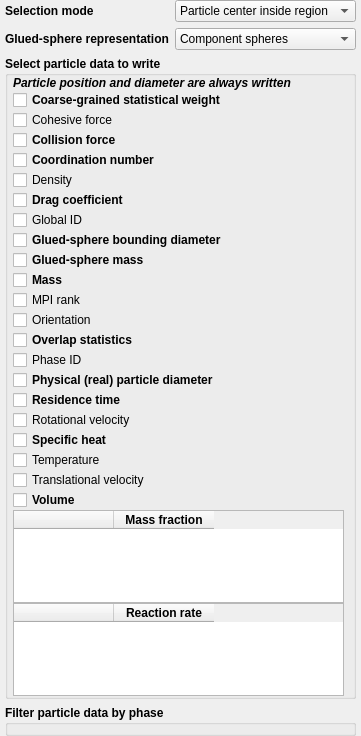
                 <widget class="QWidget" name="scrollarea_particle_contents">
                  <property name="geometry">
                   <rect>
                    <x>0</x>
                    <y>0</y>
                    <width>347</width>
                    <height>736</height>
                   </rect>
                  </property>
                  <layout class="QGridLayout" name="gridLayout_13" columnstretch="0,0">
                   <property name="leftMargin">
                    <number>5</number>
                   </property>
                   <property name="topMargin">
                    <number>0</number>
                   </property>
                   <property name="rightMargin">
                    <number>5</number>
                   </property>
                   <property name="bottomMargin">
                    <number>0</number>
                   </property>
                   <item row="0" column="0">
                    <widget class="QLabel" name="label_vtk_select_mode">
                     <property name="font">
                      <font>
                       <weight>75</weight>
                       <bold>true</bold>
                      </font>
                     </property>
                     <property name="text">
                      <string>Selection mode</string>
                     </property>
                    </widget>
                   </item>
                   <item row="0" column="1">
                    <widget class="ComboBox" name="combobox_vtk_select_mode">
                     <item>
                      <property name="text">
                       <string>Particle center inside region</string>
                      </property>
                     </item>
                     <item>
                      <property name="text">
                       <string>Entire particle inside region</string>
                      </property>
                     </item>
                     <item>
                      <property name="text">
                       <string>Particle intersects region</string>
                      </property>
                     </item>
                    </widget>
                   </item>
                   <item row="2" column="0" colspan="2" alignment="Qt::AlignTop">
                    <widget class="QGroupBox" name="groupbox_particle_data">
                     <property name="font">
                      <font>
                       <weight>75</weight>
                       <bold>true</bold>
                      </font>
                     </property>
                     <property name="title">
                      <string>Select particle data to write</string>
                     </property>
                     <property name="flat">
                      <bool>true</bool>
                     </property>
                     <layout class="QGridLayout" name="gridLayout_10" rowstretch="0,0,0,0,0,0,0,0,0,0,0,0,0,0,0,0,0,0,0,0,0,0,0,0,0,0,0,0,0,0,0,0,0,0,0,0,1,1,0,0">
                      <property name="leftMargin">
                       <number>5</number>
                      </property>
                      <property name="topMargin">
                       <number>0</number>
                      </property>
                      <property name="bottomMargin">
                       <number>0</number>
                      </property>
                      <property name="spacing">
                       <number>0</number>
                      </property>
                      <item row="12" column="0">
                       <widget class="CheckBox" name="checkbox_keyword_vtk_part_orientation_args_VTK">
                        <property name="font">
                         <font>
                          <weight>50</weight>
                          <bold>false</bold>
                         </font>
                        </property>
                        <property name="text">
                         <string>Orientation</string>
                        </property>
                       </widget>
                      </item>
                      <item row="21" column="0">
                       <widget class="CheckBox" name="checkbox_keyword_vtk_part_vel_args_VTK">
                        <property name="font">
                         <font>
                          <weight>50</weight>
                          <bold>false</bold>
                         </font>
                        </property>
                        <property name="text">
                         <string>Translational velocity</string>
                        </property>
                       </widget>
                      </item>
                      <item row="10" column="0">
                       <widget class="CheckBox" name="checkbox_keyword_vtk_part_mass_args_VTK">
                        <property name="text">
                         <string>Mass</string>
                        </property>
                       </widget>
                      </item>
                      <item row="3" column="0">
                       <widget class="CheckBox" name="checkbox_keyword_vtk_part_col_force_args_VTK">
                        <property name="text">
                         <string>Collision force</string>
                        </property>
                       </widget>
                      </item>
                      <item row="15" column="0">
                       <widget class="CheckBox" name="checkbox_keyword_vtk_part_phase_id_args_VTK">
                        <property name="font">
                         <font>
                          <weight>50</weight>
                          <bold>false</bold>
                         </font>
                        </property>
                        <property name="text">
                         <string>Phase ID</string>
                        </property>
                       </widget>
                      </item>
                      <item row="28" column="0">
                       <widget class="CheckBox" name="checkbox_keyword_vtk_part_volume_args_VTK">
                        <property name="text">
                         <string>Volume</string>
                        </property>
                       </widget>
                      </item>
                      <item row="9" column="0">
                       <widget class="CheckBox" name="checkbox_keyword_vtk_part_gluemass_args_VTK">
                        <property name="text">
                         <string>Glued-sphere mass</string>
                        </property>
                       </widget>
                      </item>
                      <item row="5" column="0">
                       <widget class="CheckBox" name="checkbox_keyword_vtk_part_density_args_VTK">
                        <property name="font">
                         <font>
                          <weight>50</weight>
                          <bold>false</bold>
                         </font>
                        </property>
                        <property name="text">
                         <string>Density</string>
                        </property>
                       </widget>
                      </item>
                      <item row="0" column="0">
                       <widget class="QLabel" name="label_4">
                        <property name="font">
                         <font>
                          <italic>true</italic>
                         </font>
                        </property>
                        <property name="text">
                         <string>Particle position and diameter are always written</string>
                        </property>
                       </widget>
                      </item>
                      <item row="38" column="0">
                       <widget class="QTableWidget" name="tablewidget_particle_mass_fraction">
                        <property name="selectionBehavior">
                         <enum>QAbstractItemView::SelectRows</enum>
                        </property>
                        <attribute name="horizontalHeaderMinimumSectionSize">
                         <number>10</number>
                        </attribute>
                        <attribute name="horizontalHeaderHighlightSections">
                         <bool>false</bool>
                        </attribute>
                        <attribute name="verticalHeaderVisible">
                         <bool>false</bool>
                        </attribute>
                        <attribute name="verticalHeaderHighlightSections">
                         <bool>false</bool>
                        </attribute>
                        <column>
                         <property name="text">
                          <string/>
                         </property>
                        </column>
                        <column>
                         <property name="text">
                          <string>Mass fraction</string>
                         </property>
                         <property name="font">
                          <font>
                           <weight>75</weight>
                           <bold>true</bold>
                          </font>
                         </property>
                        </column>
                       </widget>
                      </item>
                      <item row="11" column="0">
                       <widget class="CheckBox" name="checkbox_keyword_vtk_part_rank_args_VTK">
                        <property name="font">
                         <font>
                          <weight>50</weight>
                          <bold>false</bold>
                         </font>
                        </property>
                        <property name="text">
                         <string>MPI rank</string>
                        </property>
                       </widget>
                      </item>
                      <item row="14" column="0">
                       <widget class="CheckBox" name="checkbox_keyword_vtk_part_overlap_stats_args_VTK">
                        <property name="text">
                         <string>Overlap statistics</string>
                        </property>
                       </widget>
                      </item>
                      <item row="20" column="0">
                       <widget class="CheckBox" name="checkbox_keyword_vtk_part_temp_args_VTK">
                        <property name="font">
                         <font>
                          <weight>50</weight>
                          <bold>false</bold>
                         </font>
                        </property>
                        <property name="text">
                         <string>Temperature</string>
                        </property>
                       </widget>
                      </item>
                      <item row="17" column="0">
                       <widget class="CheckBox" name="checkbox_keyword_vtk_part_residence_time_args_VTK">
                        <property name="text">
                         <string>Residence time</string>
                        </property>
                       </widget>
                      </item>
                      <item row="18" column="0">
                       <widget class="CheckBox" name="checkbox_keyword_vtk_part_angular_vel_args_VTK">
                        <property name="font">
                         <font>
                          <weight>50</weight>
                          <bold>false</bold>
                         </font>
                        </property>
                        <property name="text">
                         <string>Rotational velocity</string>
                        </property>
                       </widget>
                      </item>
                      <item row="4" column="0">
                       <widget class="CheckBox" name="checkbox_keyword_vtk_part_coordination_args_VTK">
                        <property name="text">
                         <string>Coordination number</string>
                        </property>
                       </widget>
                      </item>
                      <item row="19" column="0">
                       <widget class="CheckBox" name="checkbox_keyword_vtk_part_c_ps_args_VTK">
                        <property name="text">
                         <string>Specific heat</string>
                        </property>
                       </widget>
                      </item>
                      <item row="6" column="0">
                       <widget class="CheckBox" name="checkbox_keyword_vtk_part_drag_coeff_args_VTK">
                        <property name="text">
                         <string>Drag coefficient</string>
                        </property>
                       </widget>
                      </item>
                      <item row="7" column="0">
                       <widget class="CheckBox" name="checkbox_keyword_vtk_part_id_args_VTK">
                        <property name="font">
                         <font>
                          <weight>50</weight>
                          <bold>false</bold>
                         </font>
                        </property>
                        <property name="text">
                         <string>Global ID</string>
                        </property>
                       </widget>
                      </item>
                      <item row="16" column="0">
                       <widget class="CheckBox" name="checkbox_keyword_vtk_part_physical_diameter_args_VTK">
                        <property name="text">
                         <string>Physical (real) particle diameter</string>
                        </property>
                       </widget>
                      </item>
                      <item row="2" column="0">
                       <widget class="CheckBox" name="checkbox_keyword_vtk_part_cohesion_args_VTK">
                        <property name="font">
                         <font>
                          <weight>50</weight>
                          <bold>false</bold>
                         </font>
                        </property>
                        <property name="text">
                         <string>Cohesive force</string>
                        </property>
                       </widget>
                      </item>
                      <item row="39" column="0">
                       <widget class="QTableWidget" name="tablewidget_particle_reactions">
                        <property name="selectionBehavior">
                         <enum>QAbstractItemView::SelectRows</enum>
                        </property>
                        <attribute name="horizontalHeaderMinimumSectionSize">
                         <number>10</number>
                        </attribute>
                        <attribute name="horizontalHeaderHighlightSections">
                         <bool>false</bool>
                        </attribute>
                        <attribute name="verticalHeaderVisible">
                         <bool>false</bool>
                        </attribute>
                        <attribute name="verticalHeaderHighlightSections">
                         <bool>false</bool>
                        </attribute>
                        <column>
                         <property name="text">
                          <string/>
                         </property>
                        </column>
                        <column>
                         <property name="text">
                          <string>Reaction rate</string>
                         </property>
                         <property name="font">
                          <font>
                           <weight>75</weight>
                           <bold>true</bold>
                          </font>
                         </property>
                        </column>
                       </widget>
                      </item>
                      <item row="1" column="0">
                       <widget class="CheckBox" name="checkbox_keyword_vtk_part_cgp_stat_wt_args_VTK">
                        <property name="text">
                         <string>Coarse-grained statistical weight</string>
                        </property>
                       </widget>
                      </item>
                      <item row="8" column="0">
                       <widget class="CheckBox" name="checkbox_keyword_vtk_part_gluebounding_args_VTK">
                        <property name="text">
                         <string>Glued-sphere bounding diameter</string>
                        </property>
                       </widget>
                      </item>
                     </layout>
                     <zorder>checkbox_keyword_vtk_part_overlap_stats_args_VTK</zorder>
                     <zorder>checkbox_keyword_vtk_part_physical_diameter_args_VTK</zorder>
                     <zorder>checkbox_keyword_vtk_part_drag_coeff_args_VTK</zorder>
                     <zorder>checkbox_keyword_vtk_part_phase_id_args_VTK</zorder>
                     <zorder>checkbox_keyword_vtk_part_c_ps_args_VTK</zorder>
                     <zorder>checkbox_keyword_vtk_part_rank_args_VTK</zorder>
                     <zorder>checkbox_keyword_vtk_part_col_force_args_VTK</zorder>
                     <zorder>checkbox_keyword_vtk_part_cgp_stat_wt_args_VTK</zorder>
                     <zorder>checkbox_keyword_vtk_part_cohesion_args_VTK</zorder>
                     <zorder>checkbox_keyword_vtk_part_id_args_VTK</zorder>
                     <zorder>checkbox_keyword_vtk_part_angular_vel_args_VTK</zorder>
                     <zorder>checkbox_keyword_vtk_part_density_args_VTK</zorder>
                     <zorder>checkbox_keyword_vtk_part_mass_args_VTK</zorder>
                     <zorder>checkbox_keyword_vtk_part_volume_args_VTK</zorder>
                     <zorder>checkbox_keyword_vtk_part_temp_args_VTK</zorder>
                     <zorder>tablewidget_particle_mass_fraction</zorder>
                     <zorder>checkbox_keyword_vtk_part_orientation_args_VTK</zorder>
                     <zorder>checkbox_keyword_vtk_part_vel_args_VTK</zorder>
                     <zorder>tablewidget_particle_reactions</zorder>
                     <zorder>checkbox_keyword_vtk_part_residence_time_args_VTK</zorder>
                     <zorder>checkbox_keyword_vtk_part_coordination_args_VTK</zorder>
                     <zorder>label_4</zorder>
                     <zorder>checkbox_keyword_vtk_part_gluemass_args_VTK</zorder>
                     <zorder>checkbox_keyword_vtk_part_gluebounding_args_VTK</zorder>
                    </widget>
                   </item>
                   <item row="3" column="0" colspan="2">
                    <widget class="QGroupBox" name="groupbox_select_particle_data">
                     <property name="font">
                      <font>
                       <weight>75</weight>
                       <bold>true</bold>
                      </font>
                     </property>
                     <property name="title">
                      <string>Filter particle data by phase</string>
                     </property>
                     <property name="flat">
                      <bool>true</bool>
                     </property>
                     <layout class="QGridLayout" name="gridLayout_18" rowstretch="0">
                      <property name="leftMargin">
                       <number>5</number>
                      </property>
                      <property name="topMargin">
                       <number>0</number>
                      </property>
                      <property name="rightMargin">
                       <number>5</number>
                      </property>
                      <property name="bottomMargin">
                       <number>0</number>
                      </property>
                      <property name="spacing">
                       <number>0</number>
                      </property>
                     </layout>
                    </widget>
                   </item>
                   <item row="4" column="0">
                    <spacer name="spacer_particle_data">
                     <property name="orientation">
                      <enum>Qt::Vertical</enum>
                     </property>
                     <property name="sizeHint" stdset="0">
                      <size>
                       <width>20</width>
                       <height>20</height>
                      </size>
                     </property>
                    </spacer>
                   </item>
                   <item row="1" column="0">
                    <widget class="QLabel" name="label_vtk_gsp_output_type">
                     <property name="font">
                      <font>
                       <weight>75</weight>
                       <bold>true</bold>
                      </font>
                     </property>
                     <property name="text">
                      <string>Glued-sphere representation</string>
                     </property>
                    </widget>
                   </item>
                   <item row="1" column="1">
                    <widget class="QComboBox" name="combobox_vtk_gsp_output_type">
                     <item>
                      <property name="text">
                       <string>Component spheres</string>
                      </property>
                     </item>
                     <item>
                      <property name="text">
                       <string>Single bounding sphere</string>
                      </property>
                     </item>
                    </widget>
                   </item>
                  </layout>
                 </widget>
